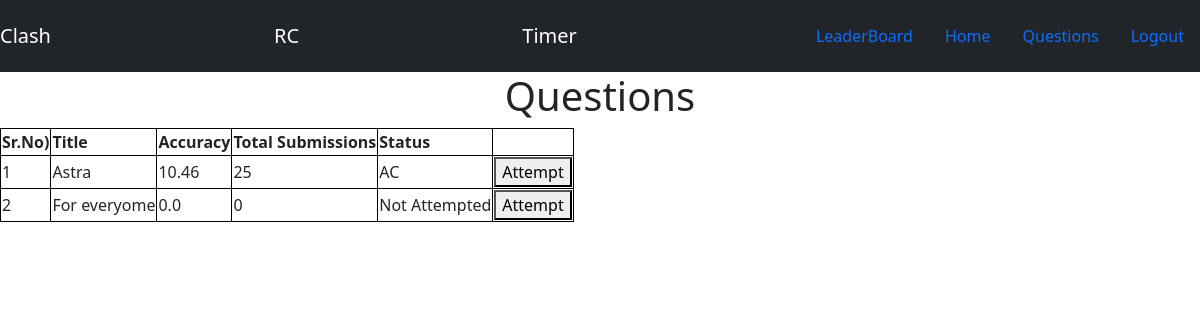
Screenshot of /clash/question/ (signed in) with the database file from the repository.
### clash/models.py (models this page shows, shortened)
class Question(models.Model):
    title = models.CharField(max_length=1003, null=True)
    body = models.TextField(null=True)  # text field.
    correct_submissions = models.IntegerField(null=True)
    total_submissions = models.IntegerField(null=True)
    accuracy = models.FloatField(null=True)
    junior = models.BooleanField(null=True)

class Submission(models.Model):
    q_id = models.ForeignKey(Question, null=True, on_delete=models.CASCADE)
    p_id = models.ForeignKey(Player, null=True, on_delete=models.CASCADE)
    score = models.IntegerField(null=True)
    time = models.DateTimeField(auto_now_add=True, blank=True)
    code = models.TextField(null=True)  # text field
    status = models.CharField(
        max_length=10,
        null=True,
        choices=(
            ("WA", "Wrong Answer"),
            ("AC", "Accepted"),
            ("TLE", "Time Limit Exceeded"),
            ("CTE", "Compile Time Error"),
            ("RE", "Runtime Error"),
            ("MLE", "Memory Limit Exceeded"),
        ),
    )  # four type of submission status(WA, PASS, TLE, CTE)
    language = models.CharField(
        max_length=10, null=True, choices=(("c", "C"), ("cpp", "C++"), ("py", "Python"))
    )

### clash/decorators.py (the view)
    def time_difference(request, *args, **kwargs):
        date_now = datetime.today()
        date_now_timestamp = int(date_now.timestamp())
        remain_seconds = final_time_timestamp - date_now_timestamp
        a = remain_seconds
        time_delta = timedelta(seconds=remain_seconds)
        remaining_seconds = time_delta.seconds  # extract seconds
        remaining_minutes, remaining_seconds = divmod(remaining_seconds, 60)
        remaining_hours, remaining_minutes = divmod(remaining_minutes, 60)
        print(remain_seconds)
        if a < 0:
            return clash.views.logout_view(request)
        else:
            return view_fun(request, *args, **kwargs)

### clash/views.py (called while the page is built)
@login_required
@timer
def contest(request):
    tester = Player.objects.get(user=request.user)
    ques = Question.objects.filter(Q(junior=tester.junior) | Q(junior=None))
    l_status = []
    for que in ques:
        status = Submission.objects.filter(q_id=que, p_id=tester)
        if len(status) > 0:
            status = status.order_by("-score")
            status = status[0].status
            l_status.append(status)
        else:
            status = "Not Attempted"
            l_status.append(status)
    mylist = zip(ques, l_status)
    return render(request, "contest.html", {"mylist": mylist})

### clash/templates/contest.html (shortened to what this page needs)
{% extends 'home.html' %}
{% block body %}
	<h1><center>Questions</center></h1>
	<table>
				<tr>
			<th>Sr.No)</th>
			<th>Title</th>
			<th>Accuracy</th>
			<th>Total Submissions</th>
			<th>Status</th>
			<th></th>
		</tr>
		<tr>
		{% for result,stat in mylist %}
		<tr>
			<td>{{forloop.counter}}</td>
			<td>{{result.title}}</td>
			<td>{{result.accuracy}}</td>
			<td>{{result.correct_submissions}}</td>
			<td>{{stat}}</td>
                <form action="{%url 'clash-question' result.id%}" method='post'>
			<td><button type="submit">Attempt</button></td>
                    </form>
		</tr>
		{%endfor%}
	</table>
	<br>
{%endblock%}

### clash/templates/contest.html (style rules this page uses)
table, th, td { border: 1px solid black; border-collapse: collapse; }

### rows the page displays
Question: title "Astra", accuracy "10.46", correct_submissions "25", status "AC"
Question: title "For everyome", accuracy "0.0", correct_submissions "0", stat "Not Attempted"
